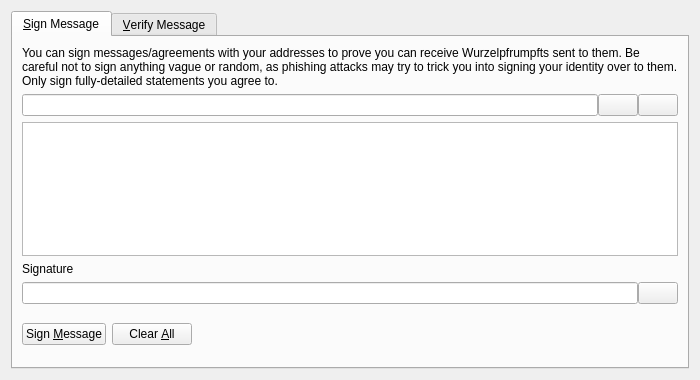
<?xml version="1.0" encoding="UTF-8"?>
<ui version="4.0">
 <class>SignVerifyMessageDialog</class>
 <widget class="QDialog" name="SignVerifyMessageDialog">
  <property name="geometry">
   <rect>
    <x>0</x>
    <y>0</y>
    <width>700</width>
    <height>380</height>
   </rect>
  </property>
  <property name="windowTitle">
   <string>Signatures - Sign / Verify a Message</string>
  </property>
  <property name="modal">
   <bool>true</bool>
  </property>
  <layout class="QVBoxLayout" name="verticalLayout">
   <item>
    <widget class="QTabWidget" name="tabWidget">
     <property name="currentIndex">
      <number>0</number>
     </property>
     <widget class="QWidget" name="tabSignMessage">
      <attribute name="title">
       <string>&amp;Sign Message</string>
      </attribute>
      <layout class="QVBoxLayout" name="verticalLayout_SM">
       <item>
        <widget class="QLabel" name="infoLabel_SM">
         <property name="text">
          <string>You can sign messages/agreements with your addresses to prove you can receive Wurzelpfrumpfts sent to them. Be careful not to sign anything vague or random, as phishing attacks may try to trick you into signing your identity over to them. Only sign fully-detailed statements you agree to.</string>
         </property>
         <property name="textFormat">
          <enum>Qt::PlainText</enum>
         </property>
         <property name="wordWrap">
          <bool>true</bool>
         </property>
        </widget>
       </item>
       <item>
        <layout class="QHBoxLayout" name="horizontalLayout_1_SM">
         <property name="spacing">
          <number>0</number>
         </property>
         <item>
          <widget class="QValidatedLineEdit" name="addressIn_SM">
           <property name="toolTip">
            <string>The Wurzelpfrumpft address to sign the message with</string>
           </property>
          </widget>
         </item>
         <item>
          <widget class="QPushButton" name="addressBookButton_SM">
           <property name="toolTip">
            <string>Choose previously used address</string>
           </property>
           <property name="text">
            <string/>
           </property>
           <property name="icon">
            <iconset resource="../bitcoin.qrc">
             <normaloff>:/icons/address-book</normaloff>:/icons/address-book</iconset>
           </property>
           <property name="shortcut">
            <string>Alt+A</string>
           </property>
           <property name="autoDefault">
            <bool>false</bool>
           </property>
          </widget>
         </item>
         <item>
          <widget class="QPushButton" name="pasteButton_SM">
           <property name="toolTip">
            <string>Paste address from clipboard</string>
           </property>
           <property name="text">
            <string/>
           </property>
           <property name="icon">
            <iconset resource="../bitcoin.qrc">
             <normaloff>:/icons/editpaste</normaloff>:/icons/editpaste</iconset>
           </property>
           <property name="shortcut">
            <string>Alt+P</string>
           </property>
           <property name="autoDefault">
            <bool>false</bool>
           </property>
          </widget>
         </item>
        </layout>
       </item>
       <item>
        <widget class="QPlainTextEdit" name="messageIn_SM">
         <property name="toolTip">
          <string>Enter the message you want to sign here</string>
         </property>
        </widget>
       </item>
       <item>
        <widget class="QLabel" name="signatureLabel_SM">
         <property name="text">
          <string>Signature</string>
         </property>
         <property name="textFormat">
          <enum>Qt::PlainText</enum>
         </property>
        </widget>
       </item>
       <item>
        <layout class="QHBoxLayout" name="horizontalLayout_2_SM">
         <property name="spacing">
          <number>0</number>
         </property>
         <item>
          <widget class="QLineEdit" name="signatureOut_SM">
           <property name="font">
            <font>
             <italic>true</italic>
            </font>
           </property>
           <property name="readOnly">
            <bool>true</bool>
           </property>
          </widget>
         </item>
         <item>
          <widget class="QPushButton" name="copySignatureButton_SM">
           <property name="toolTip">
            <string>Copy the current signature to the system clipboard</string>
           </property>
           <property name="text">
            <string/>
           </property>
           <property name="icon">
            <iconset resource="../bitcoin.qrc">
             <normaloff>:/icons/editcopy</normaloff>:/icons/editcopy</iconset>
           </property>
           <property name="autoDefault">
            <bool>false</bool>
           </property>
          </widget>
         </item>
        </layout>
       </item>
       <item>
        <layout class="QHBoxLayout" name="horizontalLayout_3_SM">
         <item>
          <widget class="QPushButton" name="signMessageButton_SM">
           <property name="toolTip">
            <string>Sign the message to prove you own this Wurzelpfrumpft address</string>
           </property>
           <property name="text">
            <string>Sign &amp;Message</string>
           </property>
           <property name="icon">
            <iconset resource="../bitcoin.qrc">
             <normaloff>:/icons/edit</normaloff>:/icons/edit</iconset>
           </property>
           <property name="autoDefault">
            <bool>false</bool>
           </property>
          </widget>
         </item>
         <item>
          <widget class="QPushButton" name="clearButton_SM">
           <property name="toolTip">
            <string>Reset all sign message fields</string>
           </property>
           <property name="text">
            <string>Clear &amp;All</string>
           </property>
           <property name="icon">
            <iconset resource="../bitcoin.qrc">
             <normaloff>:/icons/remove</normaloff>:/icons/remove</iconset>
           </property>
           <property name="autoDefault">
            <bool>false</bool>
           </property>
          </widget>
         </item>
         <item>
          <spacer name="horizontalSpacer_1_SM">
           <property name="orientation">
            <enum>Qt::Horizontal</enum>
           </property>
           <property name="sizeHint" stdset="0">
            <size>
             <width>40</width>
             <height>48</height>
            </size>
           </property>
          </spacer>
         </item>
         <item>
          <widget class="QLabel" name="statusLabel_SM">
           <property name="font">
            <font>
             <weight>75</weight>
             <bold>true</bold>
            </font>
           </property>
           <property name="text">
            <string/>
           </property>
           <property name="wordWrap">
            <bool>true</bool>
           </property>
          </widget>
         </item>
         <item>
          <spacer name="horizontalSpacer_2_SM">
           <property name="orientation">
            <enum>Qt::Horizontal</enum>
           </property>
           <property name="sizeHint" stdset="0">
            <size>
             <width>40</width>
             <height>48</height>
            </size>
           </property>
          </spacer>
         </item>
        </layout>
       </item>
      </layout>
     </widget>
     <widget class="QWidget" name="tabVerifyMessage">
      <attribute name="title">
       <string>&amp;Verify Message</string>
      </attribute>
      <layout class="QVBoxLayout" name="verticalLayout_VM">
       <item>
        <widget class="QLabel" name="infoLabel_VM">
         <property name="text">
          <string>Enter the receiver's address, message (ensure you copy line breaks, spaces, tabs, etc. exactly) and signature below to verify the message. Be careful not to read more into the signature than what is in the signed message itself, to avoid being tricked by a man-in-the-middle attack. Note that this only proves the signing party receives with the address, it cannot prove sendership of any transaction!</string>
         </property>
         <property name="textFormat">
          <enum>Qt::PlainText</enum>
         </property>
         <property name="alignment">
          <set>Qt::AlignLeading|Qt::AlignLeft|Qt::AlignTop</set>
         </property>
         <property name="wordWrap">
          <bool>true</bool>
         </property>
        </widget>
       </item>
       <item>
        <layout class="QHBoxLayout" name="horizontalLayout_1_VM">
         <property name="spacing">
          <number>0</number>
         </property>
         <item>
          <widget class="QValidatedLineEdit" name="addressIn_VM">
           <property name="toolTip">
            <string>The Wurzelpfrumpft address the message was signed with</string>
           </property>
          </widget>
         </item>
         <item>
          <widget class="QPushButton" name="addressBookButton_VM">
           <property name="toolTip">
            <string>Choose previously used address</string>
           </property>
           <property name="text">
            <string/>
           </property>
           <property name="icon">
            <iconset resource="../bitcoin.qrc">
             <normaloff>:/icons/address-book</normaloff>:/icons/address-book</iconset>
           </property>
           <property name="shortcut">
            <string>Alt+A</string>
           </property>
           <property name="autoDefault">
            <bool>false</bool>
           </property>
          </widget>
         </item>
        </layout>
       </item>
       <item>
        <widget class="QPlainTextEdit" name="messageIn_VM"/>
       </item>
       <item>
        <widget class="QValidatedLineEdit" name="signatureIn_VM"/>
       </item>
       <item>
        <layout class="QHBoxLayout" name="horizontalLayout_2_VM">
         <item>
          <widget class="QPushButton" name="verifyMessageButton_VM">
           <property name="toolTip">
            <string>Verify the message to ensure it was signed with the specified Wurzelpfrumpft address</string>
           </property>
           <property name="text">
            <string>Verify &amp;Message</string>
           </property>
           <property name="icon">
            <iconset resource="../bitcoin.qrc">
             <normaloff>:/icons/transaction_0</normaloff>:/icons/transaction_0</iconset>
           </property>
           <property name="autoDefault">
            <bool>false</bool>
           </property>
          </widget>
         </item>
         <item>
          <widget class="QPushButton" name="clearButton_VM">
           <property name="toolTip">
            <string>Reset all verify message fields</string>
           </property>
           <property name="text">
            <string>Clear &amp;All</string>
           </property>
           <property name="icon">
            <iconset resource="../bitcoin.qrc">
             <normaloff>:/icons/remove</normaloff>:/icons/remove</iconset>
           </property>
           <property name="autoDefault">
            <bool>false</bool>
           </property>
          </widget>
         </item>
         <item>
          <spacer name="horizontalSpacer_1_VM">
           <property name="orientation">
            <enum>Qt::Horizontal</enum>
           </property>
           <property name="sizeHint" stdset="0">
            <size>
             <width>40</width>
             <height>48</height>
            </size>
           </property>
          </spacer>
         </item>
         <item>
          <widget class="QLabel" name="statusLabel_VM">
           <property name="font">
            <font>
             <weight>75</weight>
             <bold>true</bold>
            </font>
           </property>
           <property name="text">
            <string/>
           </property>
           <property name="wordWrap">
            <bool>true</bool>
           </property>
          </widget>
         </item>
         <item>
          <spacer name="horizontalSpacer_2_VM">
           <property name="orientation">
            <enum>Qt::Horizontal</enum>
           </property>
           <property name="sizeHint" stdset="0">
            <size>
             <width>40</width>
             <height>48</height>
            </size>
           </property>
          </spacer>
         </item>
        </layout>
       </item>
      </layout>
     </widget>
    </widget>
   </item>
  </layout>
 </widget>
 <customwidgets>
  <customwidget>
   <class>QValidatedLineEdit</class>
   <extends>QLineEdit</extends>
   <header>qt/qvalidatedlineedit.h</header>
  </customwidget>
 </customwidgets>
 <resources>
  <include location="../bitcoin.qrc"/>
 </resources>
 <connections/>
</ui>
